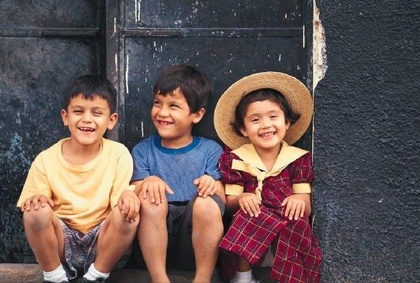
%> input picture 6th_sem/MATLAB/AN SIr till 27-Mar-2018/Copy_of_Copy_of_image1.JPG, 420 x 283 px, shrunk from 600 x 404 before the run
$ octave xximage4.m   (GNU Octave 9; MATLAB toolbox functions it lacks are replaced by stand-ins)
%> lines starting %> are read from the running program, lines starting %| are printed output that depends on the picture
%Problem-4: xximage4.m: Write a program to split an image into 2 images.
%Split along y-axis
clc;
clear all;
close all;
file1=input('\nEnter input Image file name=','s');
%> the answer given: Copy_of_Copy_of_image1.JPG
file2=input('Enter output image-1 file name=','s');
%> the answer given: out.png
file3=input('Enter output image-2 file name=','s');
%> the answer given: out.png
x=imread(file1);
%> x is the input picture: size 283x420x3 uint8; mean R, G, B 101.5, 86.4, 85.3
[r,c,d]=size(x);
%> r = 283; c = 420; d = 3
r1=fix(r/2);
%> r1 = 141
y1(1:r1,1:c,1:d)=x(1:r1,1:c,1:d); % copying upper half of the image
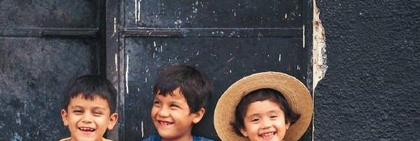
%> y1: size 141x420x3 uint8; mean R, G, B 79.9, 75, 77
y2(1:r-r1,1:c,1:d)=x(r1+1:r,1:c,1:d); % copying lower half of the image
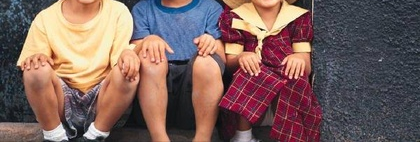
%> y2: size 142x420x3 uint8; mean R, G, B 123, 97.6, 93.6
imwrite(y1,file2);
imwrite(y2,file3);
imshow(y1);
%end of program
